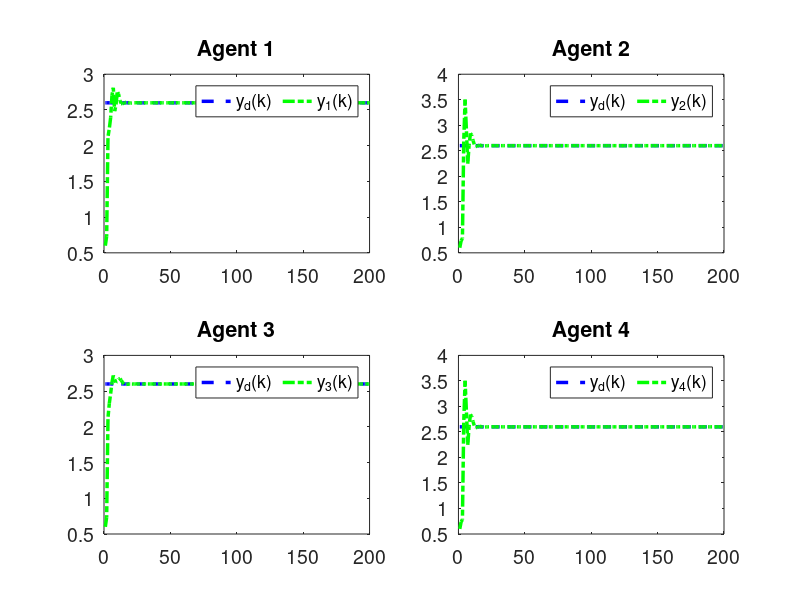

This figure's MATLAB source:
clc; clear;

% Parameters
rho = 8.5;            % Increase gain for better control response
eta = 1;              % Increase to make the adaptive update faster
lamda = 350;          % Model-free parameter
mu = 0.005;           % Adaptive parameter
epsilon = 1e-5;       % Small threshold for stability
alpha = 15;           % Smoothing factor for error dynamics
T = 0.1;              % Sampling time (kept for calculations but not used in time vector)
gamma1 = 0;           % Set to 0 to disable SMC
gamma2 = 0;           % Set to 0 to disable SMC
gamma3 = 0;           % Set to 0 to disable SMC
gamma4 = 0;           % Set to 0 to disable SMC
beta = 10;            % Sliding mode coefficient (unused)
sigma = 95;           % Sliding mode parameter (unused)
tau = 1e-5;           % Small damping term (unused)

rT = 1024;            % Sample rate
L = 200;              % Time steps
m = 200;              % Data size
n = 1024;              % Data size

% Initialization
phi1 = zeros(m+1,1); 
phi2 = zeros(m+1,1); 
phi3 = zeros(m+1,1); 
phi4 = zeros(m+1,1);
mfa1 = zeros(m+1,1); 
mfa2 = zeros(m+1,1); 
mfa3 = zeros(m+1,1); 
mfa4 = zeros(m+1,1);
y1 = zeros(m+1,1); 
y2 = zeros(m+1,1); 
y3 = zeros(m+1,1); 
y4 = zeros(m+1,1);
u1 = zeros(m,1);   
u2 = zeros(m,1);   
u3 = zeros(m,1);   
u4 = zeros(m,1);
xi1 = zeros(m,1);  
xi2 = zeros(m,1);  
xi3 = zeros(m,1);  
xi4 = zeros(m,1);
yd = zeros(m+1,1);

% Desired signal (Reference trajectory)
for k = 1:1:m+1
    yd(k) = 2.6; % Time-invariant constant reference signal
    % yd(k) = 0.6 * sin(0.05 * pi * k) + 0.6 * cos(0.03 * pi * k);
end

for k = 1:m
    % Adaptive Gain update
    if k == 1
        phi1(k) = 4.0; 
        phi2(k) = 4.0; 
        phi3(k) = 4.0; 
        phi4(k) = 4.0;
    elseif k == 2
        phi1(k) = phi1(k-1) + (eta * u1(k-1) / (mu + u1(k-1)^2)) * (y1(k) - phi1(k-1)*u1(k-1));
        phi2(k) = phi2(k-1) + (eta * u2(k-1) / (mu + u2(k-1)^2)) * (y2(k) - phi2(k-1)*u2(k-1));
        phi3(k) = phi3(k-1) + (eta * u3(k-1) / (mu + u3(k-1)^2)) * (y3(k) - phi3(k-1)*u3(k-1));
        phi4(k) = phi4(k-1) + (eta * u4(k-1) / (mu + u4(k-1)^2)) * (y4(k) - phi4(k-1)*u4(k-1));
    else
        phi1(k) = phi1(k-1) + (eta * (u1(k-1) - u1(k-2)) / (mu + (u1(k-1) - u1(k-2))^2)) * (y1(k) - y1(k-1) - phi1(k-1) * (u1(k-1) - u1(k-2)));
        phi2(k) = phi2(k-1) + (eta * (u2(k-1) - u2(k-2)) / (mu + (u2(k-1) - u2(k-2))^2)) * (y2(k) - y2(k-1) - phi2(k-1) * (u2(k-1) - u2(k-2)));
        phi3(k) = phi3(k-1) + (eta * (u3(k-1) - u3(k-2)) / (mu + (u3(k-1) - u3(k-2))^2)) * (y3(k) - y3(k-1) - phi3(k-1) * (u3(k-1) - u3(k-2)));
        phi4(k) = phi4(k-1) + (eta * (u4(k-1) - u4(k-2)) / (mu + (u4(k-1) - u4(k-2))^2)) * (y4(k) - y4(k-1) - phi4(k-1) * (u4(k-1) - u4(k-2)));
    end

    % Stability protection
    if k > 2 && (abs(phi1(k)) <= epsilon || abs(u1(k-1) - u1(k-2)) <= epsilon || sign(phi1(k)) ~= sign(phi1(1)))
        phi1(k) = phi1(1);
    end
    if k > 2 && (abs(phi2(k)) <= epsilon || abs(u2(k-1) - u2(k-2)) <= epsilon || sign(phi2(k)) ~= sign(phi2(1)))
        phi2(k) = phi2(1);
    end
    if k > 2 && (abs(phi3(k)) <= epsilon || abs(u3(k-1) - u3(k-2)) <= epsilon || sign(phi3(k)) ~= sign(phi3(1)))
        phi3(k) = phi3(1);
    end
    if k > 2 && (abs(phi4(k)) <= epsilon || abs(u4(k-1) - u4(k-2)) <= epsilon || sign(phi4(k)) ~= sign(phi4(1)))
        phi4(k) = phi4(1);
    end

    % Error dynamics
    xi1(k) = yd(k) - 2*y1(k) + y4(k);
    xi2(k) = y1(k) - 2*y2(k) + y3(k);
    xi3(k) = y2(k) + yd(k) - 2*y3(k);
    xi4(k) = y1(k) + y3(k) - 2*y4(k);

    % MFAC updates
    if k == 1
        mfa1(k) = 0;
        mfa2(k) = 0;
        mfa3(k) = 0;
        mfa4(k) = 0;
    else
        mfa1(k) = mfa1(k-1) + (rho * phi1(k)) / (lamda + abs(phi1(k)^2)) * xi1(k);
        mfa2(k) = mfa2(k-1) + (rho * phi2(k)) / (lamda + abs(phi2(k)^2)) * xi2(k);
        mfa3(k) = mfa3(k-1) + (rho * phi3(k)) / (lamda + abs(phi3(k)^2)) * xi3(k);
        mfa4(k) = mfa4(k-1) + (rho * phi4(k)) / (lamda + abs(phi4(k)^2)) * xi4(k);
    end

    % Control signal (MFAC only)
    if k == 1
        u1(k) = 0.01;
        u2(k) = 0.01;
        u3(k) = 0.01;
        u4(k) = 0.01;
    else
        u1(k) = mfa1(k);
        u2(k) = mfa2(k);
        u3(k) = mfa3(k);
        u4(k) = mfa4(k);
    end
    if k == 1
        y1(k) = 0.6;
        y2(k) = 0.6;
        y3(k) = 0.6;
        y4(k) = 0.6;
    end

    % Plant model update with nonlinear term and feedforward
    a = 0.8;
    b1 = 1.2 * n / (rT * 0.2);
    b2 = 1.2 * n / (rT * 0.2);
    b3 = 1.2 * n / (rT * 0.2);
    b4 = 1.2 * n / (rT * 0.2);
    
    nonlinearity1 = 0.03; % Coefficient for cubic nonlinearity
    nonlinearity2 = 0.01; % Coefficient for cubic nonlinearity
    nonlinearity3 = 0.02; % Coefficient for cubic nonlinearity
    nonlinearity4 = 0.01; % Coefficient for cubic nonlinearity
    ff_gain = 0.2; % Feedforward gain
    
    % Add cubic nonlinearity and feedforward term
    y1(k+1) = a * y1(k) + b1 * u1(k) - nonlinearity1 * y1(k)^3 + ff_gain;
    y2(k+1) = a * y2(k) + b2 * u2(k) - nonlinearity2 * y2(k)^2 + ff_gain;
    y3(k+1) = a * y3(k) + b3 * u3(k) - nonlinearity3 * y3(k)^3 + ff_gain;
    y4(k+1) = a * y4(k) + b4 * u4(k) - nonlinearity4 * y4(k)^2 + ff_gain;
end

% Calculate Mean Squared Error for each xi_i(k)
mse_xi1 = mean(xi1.^2);
mse_xi2 = mean(xi2.^2);
mse_xi3 = mean(xi3.^2);
mse_xi4 = mean(xi4.^2);

% Print MSE values
fprintf('Mean Squared Error for xi_1(k): %.10e\n', mse_xi1);
fprintf('Mean Squared Error for xi_2(k): %.10e\n', mse_xi2);
fprintf('Mean Squared Error for xi_3(k): %.10e\n', mse_xi3);
fprintf('Mean Squared Error for xi_4(k): %.10e\n', mse_xi4);

% Plotting
% Time vector for plotting
t = 1:1:m+1;  % Gives 201 points, as expected
font_size = 14;

% Verify time vector and array lengths
disp(['Length of t: ', num2str(length(t))]); % Should display 201
disp(['Length of y1: ', num2str(length(y1))]); % Should be 201
disp(['Length of yd: ', num2str(length(yd))]); % Should be 201
disp(['Length of xi1: ', num2str(length(xi1))]); % Should be 200

% Plot y1, y2, y3, y4 with reference trajectory
figure('Position', [100, 100, 15*100, 7.5*100]); % [left, bottom, width, height] in pixels
subplot(2,2,1);
plot(t, yd, '--b', 'LineWidth', 2.5); hold on;
plot(t, y1, '-.g', 'LineWidth', 2.5);
title('Agent 1'); grid off;
legend('y_d(k)','y_1(k)','Orientation', 'horizontal');
set(gca, 'FontSize', font_size);
xlim([0 m]); % X-axis starts from 0
% ylim([0.5 0.8]); % Y-axis limits for Agent 1

zoom_x_start = 40; % Start of zoomed x-range
zoom_x_end = 70.5; % End of zoomed x-range
% axes('Position', [0.20,0.75,0.15,0.13]);
% box on; hold on;
% plot(t, yd, '--b', 'LineWidth', 2.5);
% plot(t, y1, '-.g', 'LineWidth', 2.5);
% xlim([zoom_x_start zoom_x_end]);
% yticks([0.599,0.6,0.601]);
% set(gca, 'FontSize', font_size);

subplot(2,2,2);
plot(t, yd, '--b', 'LineWidth', 2.5); hold on;
plot(t, y2, '-.g', 'LineWidth', 2.5);
title('Agent 2'); grid off;
legend('y_d(k)','y_2(k)','Orientation', 'horizontal');
set(gca, 'FontSize', font_size);
xlim([0 m]); % X-axis starts from 0
% ylim([0.5 0.8]); % Y-axis limits for Agent 2

% axes('Position', [0.65,0.75,0.15,0.13]);
% box on; hold on;
% plot(t, yd, '--b', 'LineWidth', 2.5);
% plot(t, y2, '-.g', 'LineWidth', 2.5);
% xlim([zoom_x_start zoom_x_end]);
% yticks([0.599,0.6,0.601]);
% set(gca, 'FontSize', font_size);

subplot(2,2,3);
plot(t, yd, '--b', 'LineWidth', 2.5); hold on;
plot(t, y3, '-.g', 'LineWidth', 2.5);
title('Agent 3'); grid off;
legend('y_d(k)','y_3(k)','Orientation', 'horizontal');
set(gca, 'FontSize', font_size);
xlim([0 m]); % X-axis starts from 0
% ylim([0.5 0.8]); % Y-axis limits for Agent 3

% axes('Position', [0.20,0.275,0.15,0.13]);
% box on; hold on;
% plot(t, yd, '--b', 'LineWidth', 2.5);
% plot(t, y3, '-.g', 'LineWidth', 2.5);
% xlim([zoom_x_start zoom_x_end]);
% yticks([0.599,0.6,0.601]);
% set(gca, 'FontSize', font_size);

subplot(2,2,4);
plot(t, yd, '--b', 'LineWidth', 2.5); hold on;
plot(t, y4, '-.g', 'LineWidth', 2.5);
title('Agent 4'); grid off;
legend('y_d(k)','y_4(k)','Orientation', 'horizontal');
set(gca, 'FontSize', font_size);
xlim([0 m]); % X-axis starts from 0
% ylim([0.5 0.8]); % Y-axis limits for Agent 4

% axes('Position', [0.65,0.275,0.15,0.13]);
% box on; hold on;
% plot(t, yd, '--b', 'LineWidth', 2.5);
% plot(t, y4, '-.g', 'LineWidth', 2.5);
% xlim([zoom_x_start zoom_x_end]);
% yticks([0.599,0.6,0.601]);
% set(gca, 'FontSize', font_size);
% hold off;